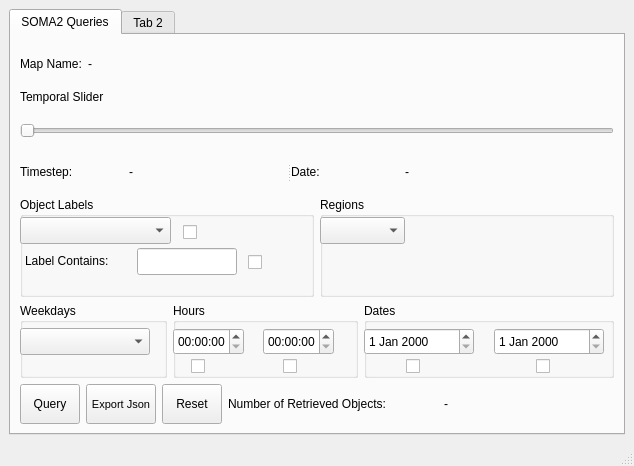
<?xml version="1.0" encoding="UTF-8"?>
<ui version="4.0">
 <class>MainWindow</class>
 <widget class="QMainWindow" name="MainWindow">
  <property name="geometry">
   <rect>
    <x>0</x>
    <y>0</y>
    <width>634</width>
    <height>466</height>
   </rect>
  </property>
  <property name="windowTitle">
   <string>MainWindow</string>
  </property>
  <widget class="QWidget" name="centralwidget">
   <layout class="QVBoxLayout" name="verticalLayout_2">
    <item>
     <widget class="QTabWidget" name="tabWidget">
      <widget class="QWidget" name="tab">
       <attribute name="title">
        <string>SOMA2 Queries</string>
       </attribute>
       <layout class="QVBoxLayout" name="verticalLayout_3">
        <item>
         <layout class="QHBoxLayout" name="horizontalLayout">
          <item>
           <widget class="QLabel" name="label_5">
            <property name="maximumSize">
             <size>
              <width>150</width>
              <height>16777215</height>
             </size>
            </property>
            <property name="text">
             <string>Map Name:</string>
            </property>
           </widget>
          </item>
          <item>
           <widget class="QLabel" name="mapnamelabel">
            <property name="minimumSize">
             <size>
              <width>200</width>
              <height>0</height>
             </size>
            </property>
            <property name="maximumSize">
             <size>
              <width>400</width>
              <height>16777215</height>
             </size>
            </property>
            <property name="text">
             <string>-</string>
            </property>
           </widget>
          </item>
          <item>
           <spacer name="horizontalSpacer_3">
            <property name="orientation">
             <enum>Qt::Horizontal</enum>
            </property>
            <property name="sizeHint" stdset="0">
             <size>
              <width>40</width>
              <height>20</height>
             </size>
            </property>
           </spacer>
          </item>
         </layout>
        </item>
        <item>
         <layout class="QVBoxLayout" name="verticalLayout">
          <item>
           <widget class="QLabel" name="label">
            <property name="sizePolicy">
             <sizepolicy hsizetype="Preferred" vsizetype="Preferred">
              <horstretch>0</horstretch>
              <verstretch>0</verstretch>
             </sizepolicy>
            </property>
            <property name="minimumSize">
             <size>
              <width>100</width>
              <height>20</height>
             </size>
            </property>
            <property name="text">
             <string>Temporal Slider</string>
            </property>
            <property name="alignment">
             <set>Qt::AlignLeading|Qt::AlignLeft|Qt::AlignTop</set>
            </property>
           </widget>
          </item>
          <item>
           <widget class="QSlider" name="timestepSlider">
            <property name="sizePolicy">
             <sizepolicy hsizetype="Preferred" vsizetype="Preferred">
              <horstretch>0</horstretch>
              <verstretch>0</verstretch>
             </sizepolicy>
            </property>
            <property name="minimumSize">
             <size>
              <width>500</width>
              <height>30</height>
             </size>
            </property>
            <property name="maximumSize">
             <size>
              <width>16777215</width>
              <height>50</height>
             </size>
            </property>
            <property name="orientation">
             <enum>Qt::Horizontal</enum>
            </property>
           </widget>
          </item>
         </layout>
        </item>
        <item>
         <widget class="QSplitter" name="splitter_2">
          <property name="maximumSize">
           <size>
            <width>16777215</width>
            <height>16777215</height>
           </size>
          </property>
          <property name="orientation">
           <enum>Qt::Horizontal</enum>
          </property>
          <widget class="QWidget" name="horizontalLayoutWidget">
           <layout class="QHBoxLayout" name="horizontalLayout_2">
            <item>
             <widget class="QLabel" name="label_3">
              <property name="minimumSize">
               <size>
                <width>65</width>
                <height>20</height>
               </size>
              </property>
              <property name="text">
               <string>Timestep:</string>
              </property>
             </widget>
            </item>
            <item>
             <widget class="QLabel" name="timesteplabel">
              <property name="minimumSize">
               <size>
                <width>80</width>
                <height>20</height>
               </size>
              </property>
              <property name="text">
               <string>-</string>
              </property>
              <property name="alignment">
               <set>Qt::AlignCenter</set>
              </property>
             </widget>
            </item>
            <item>
             <spacer name="horizontalSpacer">
              <property name="orientation">
               <enum>Qt::Horizontal</enum>
              </property>
              <property name="sizeHint" stdset="0">
               <size>
                <width>40</width>
                <height>20</height>
               </size>
              </property>
             </spacer>
            </item>
           </layout>
          </widget>
          <widget class="QWidget" name="horizontalLayoutWidget_2">
           <layout class="QHBoxLayout" name="horizontalLayout_3">
            <item>
             <widget class="QLabel" name="label_4">
              <property name="minimumSize">
               <size>
                <width>35</width>
                <height>20</height>
               </size>
              </property>
              <property name="text">
               <string>Date:</string>
              </property>
             </widget>
            </item>
            <item>
             <widget class="QLabel" name="datelabel">
              <property name="minimumSize">
               <size>
                <width>150</width>
                <height>20</height>
               </size>
              </property>
              <property name="text">
               <string>-</string>
              </property>
              <property name="alignment">
               <set>Qt::AlignCenter</set>
              </property>
             </widget>
            </item>
            <item>
             <spacer name="horizontalSpacer_2">
              <property name="orientation">
               <enum>Qt::Horizontal</enum>
              </property>
              <property name="sizeHint" stdset="0">
               <size>
                <width>40</width>
                <height>20</height>
               </size>
              </property>
             </spacer>
            </item>
           </layout>
          </widget>
         </widget>
        </item>
        <item>
         <layout class="QHBoxLayout" name="horizontalLayout_4">
          <item>
           <widget class="QGroupBox" name="groupBox_2">
            <property name="minimumSize">
             <size>
              <width>290</width>
              <height>100</height>
             </size>
            </property>
            <property name="title">
             <string>Object Labels</string>
            </property>
            <widget class="QComboBox" name="labelsComboBox">
             <property name="geometry">
              <rect>
               <x>0</x>
               <y>20</y>
               <width>151</width>
               <height>27</height>
              </rect>
             </property>
             <property name="minimumSize">
              <size>
               <width>130</width>
               <height>25</height>
              </size>
             </property>
            </widget>
            <widget class="QLabel" name="label_2">
             <property name="geometry">
              <rect>
               <x>5</x>
               <y>54</y>
               <width>110</width>
               <height>20</height>
              </rect>
             </property>
             <property name="text">
              <string>Label Contains:</string>
             </property>
            </widget>
            <widget class="QLineEdit" name="labelcontainsLEdit">
             <property name="geometry">
              <rect>
               <x>117</x>
               <y>51</y>
               <width>100</width>
               <height>27</height>
              </rect>
             </property>
            </widget>
            <widget class="QCheckBox" name="labelcontainsCBox">
             <property name="geometry">
              <rect>
               <x>228</x>
               <y>54</y>
               <width>21</width>
               <height>22</height>
              </rect>
             </property>
             <property name="text">
              <string/>
             </property>
            </widget>
            <widget class="QCheckBox" name="labelequalsCBox">
             <property name="geometry">
              <rect>
               <x>163</x>
               <y>24</y>
               <width>21</width>
               <height>22</height>
              </rect>
             </property>
             <property name="text">
              <string/>
             </property>
            </widget>
           </widget>
          </item>
          <item>
           <widget class="QGroupBox" name="groupBox">
            <property name="minimumSize">
             <size>
              <width>200</width>
              <height>100</height>
             </size>
            </property>
            <property name="title">
             <string>Regions</string>
            </property>
            <widget class="QComboBox" name="roiComboBox">
             <property name="geometry">
              <rect>
               <x>0</x>
               <y>20</y>
               <width>85</width>
               <height>27</height>
              </rect>
             </property>
            </widget>
           </widget>
          </item>
         </layout>
        </item>
        <item>
         <layout class="QHBoxLayout" name="horizontalLayout_5">
          <item>
           <widget class="QGroupBox" name="groupBox_3">
            <property name="minimumSize">
             <size>
              <width>130</width>
              <height>75</height>
             </size>
            </property>
            <property name="maximumSize">
             <size>
              <width>16777215</width>
              <height>16777215</height>
             </size>
            </property>
            <property name="title">
             <string>Weekdays</string>
            </property>
            <widget class="QComboBox" name="weekdaysComboBox">
             <property name="geometry">
              <rect>
               <x>0</x>
               <y>25</y>
               <width>130</width>
               <height>27</height>
              </rect>
             </property>
             <property name="minimumSize">
              <size>
               <width>130</width>
               <height>0</height>
              </size>
             </property>
            </widget>
           </widget>
          </item>
          <item>
           <widget class="QGroupBox" name="groupBox_4">
            <property name="minimumSize">
             <size>
              <width>185</width>
              <height>75</height>
             </size>
            </property>
            <property name="title">
             <string>Hours</string>
            </property>
            <widget class="QTimeEdit" name="lowerTimeEdit">
             <property name="geometry">
              <rect>
               <x>0</x>
               <y>25</y>
               <width>71</width>
               <height>27</height>
              </rect>
             </property>
            </widget>
            <widget class="QTimeEdit" name="upperTimeEdit">
             <property name="geometry">
              <rect>
               <x>90</x>
               <y>25</y>
               <width>71</width>
               <height>27</height>
              </rect>
             </property>
            </widget>
            <widget class="QCheckBox" name="lowerTimeCBox">
             <property name="geometry">
              <rect>
               <x>18</x>
               <y>52</y>
               <width>21</width>
               <height>22</height>
              </rect>
             </property>
             <property name="text">
              <string/>
             </property>
            </widget>
            <widget class="QCheckBox" name="upperTimeCBox">
             <property name="geometry">
              <rect>
               <x>110</x>
               <y>52</y>
               <width>21</width>
               <height>22</height>
              </rect>
             </property>
             <property name="text">
              <string/>
             </property>
            </widget>
           </widget>
          </item>
          <item>
           <widget class="QGroupBox" name="groupBox_5">
            <property name="minimumSize">
             <size>
              <width>250</width>
              <height>75</height>
             </size>
            </property>
            <property name="title">
             <string>Dates</string>
            </property>
            <widget class="QDateEdit" name="lowerDateEdit">
             <property name="geometry">
              <rect>
               <x>0</x>
               <y>25</y>
               <width>110</width>
               <height>27</height>
              </rect>
             </property>
            </widget>
            <widget class="QDateEdit" name="upperDateEdit">
             <property name="geometry">
              <rect>
               <x>130</x>
               <y>25</y>
               <width>110</width>
               <height>27</height>
              </rect>
             </property>
            </widget>
            <widget class="QCheckBox" name="lowerDateCBox">
             <property name="geometry">
              <rect>
               <x>42</x>
               <y>52</y>
               <width>21</width>
               <height>22</height>
              </rect>
             </property>
             <property name="text">
              <string/>
             </property>
            </widget>
            <widget class="QCheckBox" name="upperDateCBox">
             <property name="geometry">
              <rect>
               <x>172</x>
               <y>52</y>
               <width>21</width>
               <height>22</height>
              </rect>
             </property>
             <property name="text">
              <string/>
             </property>
            </widget>
           </widget>
          </item>
         </layout>
        </item>
        <item>
         <layout class="QHBoxLayout" name="horizontalLayout_6">
          <item>
           <widget class="QPushButton" name="queryButton">
            <property name="minimumSize">
             <size>
              <width>60</width>
              <height>40</height>
             </size>
            </property>
            <property name="maximumSize">
             <size>
              <width>60</width>
              <height>40</height>
             </size>
            </property>
            <property name="text">
             <string>Query</string>
            </property>
           </widget>
          </item>
          <item>
           <widget class="QPushButton" name="exportjsonButton">
            <property name="minimumSize">
             <size>
              <width>70</width>
              <height>40</height>
             </size>
            </property>
            <property name="maximumSize">
             <size>
              <width>70</width>
              <height>40</height>
             </size>
            </property>
            <property name="font">
             <font>
              <pointsize>8</pointsize>
             </font>
            </property>
            <property name="text">
             <string>Export Json</string>
            </property>
           </widget>
          </item>
          <item>
           <widget class="QPushButton" name="resetqueryButton">
            <property name="minimumSize">
             <size>
              <width>60</width>
              <height>40</height>
             </size>
            </property>
            <property name="maximumSize">
             <size>
              <width>60</width>
              <height>40</height>
             </size>
            </property>
            <property name="text">
             <string>Reset</string>
            </property>
           </widget>
          </item>
          <item>
           <widget class="QLabel" name="label_6">
            <property name="minimumSize">
             <size>
              <width>210</width>
              <height>40</height>
             </size>
            </property>
            <property name="maximumSize">
             <size>
              <width>210</width>
              <height>40</height>
             </size>
            </property>
            <property name="text">
             <string>Number of Retrieved Objects:</string>
            </property>
           </widget>
          </item>
          <item>
           <widget class="QLabel" name="noretrievedobjectslabel">
            <property name="text">
             <string>-</string>
            </property>
           </widget>
          </item>
         </layout>
        </item>
       </layout>
      </widget>
      <widget class="QWidget" name="tab_2">
       <attribute name="title">
        <string>Tab 2</string>
       </attribute>
      </widget>
     </widget>
    </item>
   </layout>
  </widget>
  <widget class="QMenuBar" name="menubar">
   <property name="geometry">
    <rect>
     <x>0</x>
     <y>0</y>
     <width>634</width>
     <height>25</height>
    </rect>
   </property>
  </widget>
  <widget class="QStatusBar" name="statusbar"/>
 </widget>
 <resources/>
 <connections/>
</ui>
